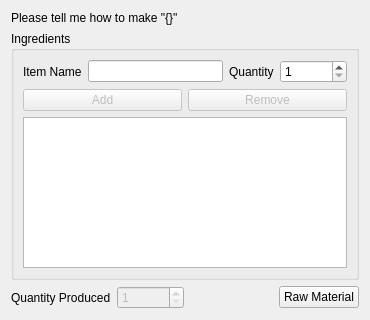
<?xml version="1.0" encoding="UTF-8"?>
<ui version="4.0">
 <class>recipeDialog</class>
 <widget class="QDialog" name="recipeDialog">
  <property name="windowModality">
   <enum>Qt::WindowModal</enum>
  </property>
  <property name="geometry">
   <rect>
    <x>0</x>
    <y>0</y>
    <width>370</width>
    <height>320</height>
   </rect>
  </property>
  <property name="minimumSize">
   <size>
    <width>370</width>
    <height>229</height>
   </size>
  </property>
  <property name="windowTitle">
   <string>Recipe Input</string>
  </property>
  <property name="modal">
   <bool>true</bool>
  </property>
  <layout class="QVBoxLayout" name="verticalLayout">
   <item>
    <widget class="QLabel" name="titleLabel">
     <property name="text">
      <string>Please tell me how to make &quot;{}&quot;</string>
     </property>
    </widget>
   </item>
   <item>
    <widget class="QGroupBox" name="ingredientsGroupBox">
     <property name="title">
      <string>Ingredients</string>
     </property>
     <layout class="QGridLayout" name="gridLayout">
      <item row="0" column="1">
       <widget class="QLineEdit" name="itemNameLineEdit"/>
      </item>
      <item row="0" column="0">
       <widget class="QLabel" name="itemNameLabel">
        <property name="text">
         <string>Item Name</string>
        </property>
       </widget>
      </item>
      <item row="0" column="2">
       <widget class="QLabel" name="quantityLabel">
        <property name="text">
         <string>Quantity</string>
        </property>
       </widget>
      </item>
      <item row="0" column="3">
       <widget class="QSpinBox" name="quantitySpinBox">
        <property name="minimum">
         <number>1</number>
        </property>
        <property name="maximum">
         <number>1000000000</number>
        </property>
       </widget>
      </item>
      <item row="2" column="0" colspan="4">
       <layout class="QHBoxLayout" name="addRemoveLayout">
        <item>
         <widget class="QPushButton" name="addButton">
          <property name="enabled">
           <bool>false</bool>
          </property>
          <property name="text">
           <string>Add</string>
          </property>
         </widget>
        </item>
        <item>
         <widget class="QPushButton" name="removeButton">
          <property name="enabled">
           <bool>false</bool>
          </property>
          <property name="text">
           <string>Remove</string>
          </property>
         </widget>
        </item>
       </layout>
      </item>
      <item row="5" column="0" colspan="4">
       <widget class="QTreeView" name="ingredientTable">
        <property name="editTriggers">
         <set>QAbstractItemView::NoEditTriggers</set>
        </property>
       </widget>
      </item>
     </layout>
    </widget>
   </item>
   <item>
    <layout class="QHBoxLayout" name="bottomControlsLayout">
     <item>
      <layout class="QFormLayout" name="quantityProducedLayout">
       <item row="0" column="0">
        <widget class="QLabel" name="quantityProducedLabel">
         <property name="text">
          <string>Quantity Produced</string>
         </property>
        </widget>
       </item>
       <item row="0" column="1">
        <widget class="QSpinBox" name="quantityProducedSpinBox">
         <property name="enabled">
          <bool>false</bool>
         </property>
         <property name="minimum">
          <number>1</number>
         </property>
         <property name="maximum">
          <number>100000</number>
         </property>
        </widget>
       </item>
      </layout>
     </item>
     <item alignment="Qt::AlignRight">
      <widget class="QPushButton" name="doneButton">
       <property name="enabled">
        <bool>true</bool>
       </property>
       <property name="text">
        <string>Raw Material</string>
       </property>
      </widget>
     </item>
    </layout>
   </item>
  </layout>
 </widget>
 <resources/>
 <connections/>
</ui>
